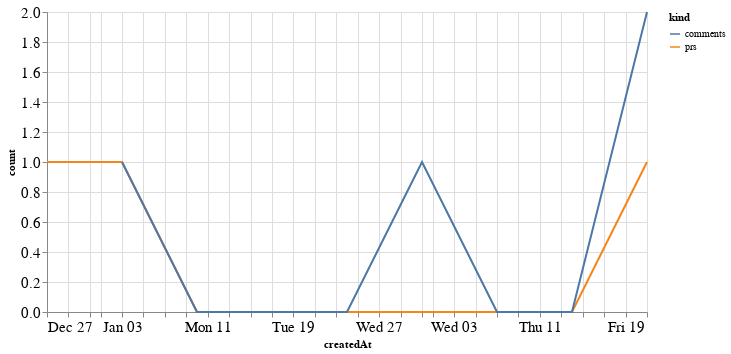

The code cell stored with this chart in its notebook:
### Code cell
alt.Chart(total_time, width=600).mark_line().encode(
    x='createdAt',
    y='count',
    color='kind'
)

### Figure 1 — Vega-Lite specification as saved in the notebook (floating-point values rounded to 4 significant figures)
{"config": {"axisLeft": {"labelFontSize": 15}, "axisBottom": {"labelFontSize": 15}}, "data": {"name": "data-f0408b4076dd46cf4dfff1eadea6a727"}, "mark": "line", "encoding": {"color": {"type": "nominal", "field": "kind"}, "x": {"type": "temporal", "field": "createdAt"}, "y": {"type": "quantitative", "field": "count"}}, "width": 600, "$schema": "https://vega.github.io/schema/vega-lite/v4.8.1.json", "datasets": {"data-f0408b4076dd46cf4dfff1eadea6a727": [{"createdAt": "2020-12-27T00:00:00", "kind": "prs", "count": 1.0}, {"createdAt": "2021-01-03T00:00:00", "kind": "prs", "count": 1.0}, {"createdAt": "2021-01-10T00:00:00", "kind": "prs", "count": 0.0}, {"createdAt": "2021-01-17T00:00:00", "kind": "prs", "count": 0.0}, {"createdAt": "2021-01-24T00:00:00", "kind": "prs", "count": 0.0}, {"createdAt": "2021-01-31T00:00:00", "kind": "prs", "count": 0.0}, {"createdAt": "2021-02-07T00:00:00", "kind": "prs", "count": 0.0}, {"createdAt": "2021-02-14T00:00:00", "kind": "prs", "count": 0.0}, {"createdAt": "2021-02-21T00:00:00", "kind": "prs", "count": 1.0}, {"createdAt": "2020-12-27T00:00:00", "kind": "comments", "count": null}, {"createdAt": "2021-01-03T00:00:00", "kind": "comments", "count": 1.0}, {"createdAt": "2021-01-10T00:00:00", "kind": "comments", "count": 0.0}, {"createdAt": "2021-01-17T00:00:00", "kind": "comments", "count": 0.0}, {"createdAt": "2021-01-24T00:00:00", "kind": "comments", "count": 0.0}, {"createdAt": "2021-01-31T00:00:00", "kind": "comments", "count": 1.0}, {"createdAt": "2021-02-07T00:00:00", "kind": "comments", "count": 0.0}, {"createdAt": "2021-02-14T00:00:00", "kind": "comments", "count": 0.0}, {"createdAt": "2021-02-21T00:00:00", "kind": "comments", "count": 2.0}]}}
